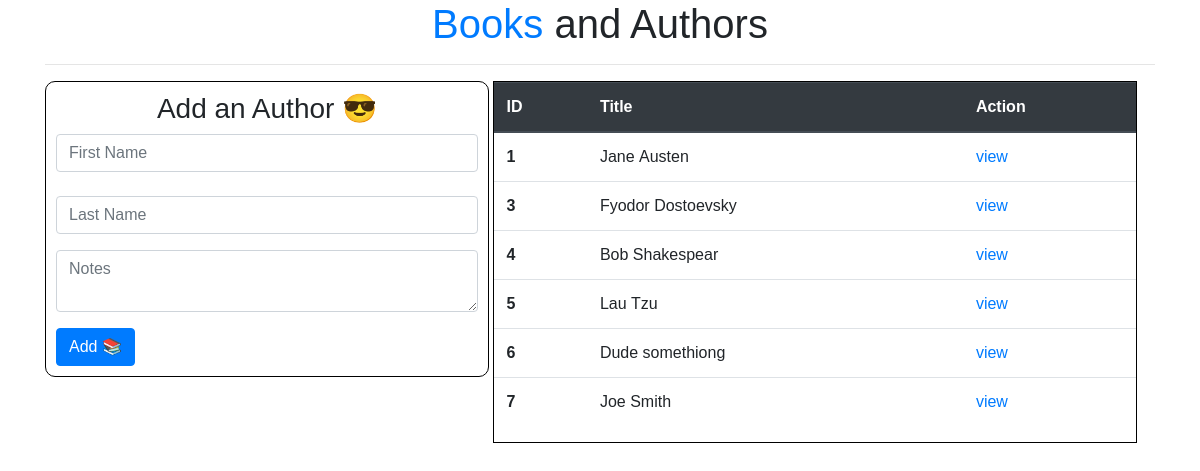
Screenshot of /authors_index with the database file from the repository.
### books_authors_app/models.py (models this page shows)
class Author(models.Model):
  first_name = models.CharField(max_length=45)
  last_name = models.CharField(max_length=45)
  notes = models.TextField()
  books = models.ManyToManyField(Book, related_name="authors")
  created_at = models.DateTimeField(auto_now_add=True)
  updated_at = models.DateTimeField(auto_now=True)

### books_authors_app/views.py (the view)
# urls.py: path('authors_index', views.authors_index),
def authors_index(request):
  context = {
    'all_authors': Author.objects.all()
  }
  return render(request, 'authors_index.html', context)

### books_authors_app/templates/authors_index.html (shortened to what this page needs)
<!DOCTYPE html>
<html lang="en">
  <head>
    <link
      rel="stylesheet"
      href="https://cdn.jsdelivr.net/npm/bootstrap@4.5.3/dist/css/bootstrap.min.css"
    />
  </head>
  <body>
    <div class="wrapper">
      <div class="container">
        <h1><a href="/">Books</a> and Authors</h1>
        <hr />
        <div class="left">
          <h3>Add an Author 😎</h3>
          <form action="/add_author" method="post">
            <div class="form-group">
              <input
                required
                name="first_name"
                type="text"
                class="form-control"
                placeholder="First Name"
                spellcheck="false"
                data-ms-editor="true"
              /><br />
              <input
                required
                name="last_name"
                type="text"
                class="form-control"
                placeholder="Last Name"
                spellcheck="false"
                data-ms-editor="true"
              />
            </div>
            <div class="form-group">
              <textarea
                required
                name="notes"
                class="form-control"
                placeholder="Notes"
              ></textarea>
            </div>
            <input class="btn btn-primary" type="submit" value="Add 📚" />
          </form>
        </div>
        <div class="right">
          <table class="table">
            <thead class="thead-dark">
              <tr>
                <th>ID</th>
                <th>Title</th>
                <th>Action</th>
              </tr>
            </thead>
            <tbody>
              {% for author in all_authors %}
              <tr>
                <th scope="row">{{author.id}}</th>
                <td>{{ author.first_name }}&nbsp;{{ author.last_name }}</td>
                <td><a href="/authors/{{author.id}}">view</a></td>
              </tr>
              {% endfor %}
            </tbody>
          </table>
        </div>
      </div>
    </div>
  </body>
</html>

### books_authors_app/templates/authors_index.html (style rules this page uses)
body * { font-family: sans-serif; }
div.left { border: 1px solid black; width: 40%; min-height: 200px; display: inline-block; vertical-align: top; padding: 10px; border-radius: 10px; }
div.right { border: 1px solid black; width: 58%; min-height: 200px; display: inline-block; vertical-align: top; }
h1, h3 { text-align: center; }

### rows the page displays
Author: id "1", first_name "Jane", last_name "Austen"
Author: id "3", first_name "Fyodor", last_name "Dostoevsky"
Author: id "4", first_name "Bob", last_name "Shakespear"
Author: id "5", first_name "Lau", last_name "Tzu"
Author: id "6", first_name "Dude", last_name "somethiong"
Author: id "7", first_name "Joe", last_name "Smith"
